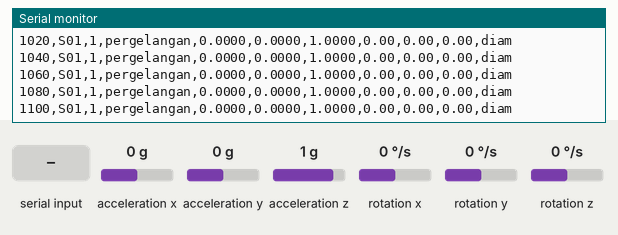
This sketch was run on a simulated ESP32. Parts: the last lines printed to the serial monitor. Wiring (inferred from the names in the program): MPU-6050 motion sensor at I2C address 0x68. The test bench sets the inputs (shaded band); at power-on: acceleration z 1 g, acceleration x 0 g, rotation x 0 °/s, acceleration y 0 g, rotation y 0 °/s, rotation z 0 °/s.

Above: at 2.2 s.
2.3 s: acceleration z set to 0 g
At 3.1 s:
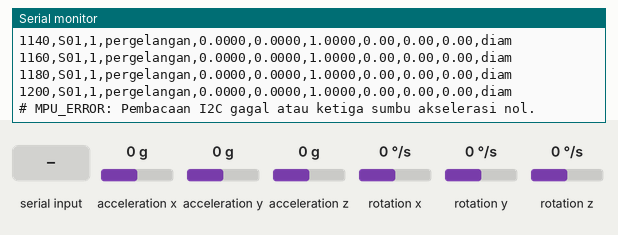
4.8 s: "d" received over Serial
At 5.4 s:
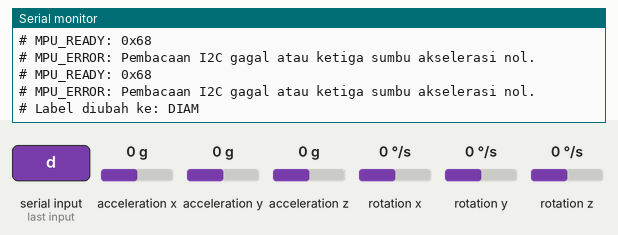
6.3 s: "j" received over Serial
At 6.49 s:
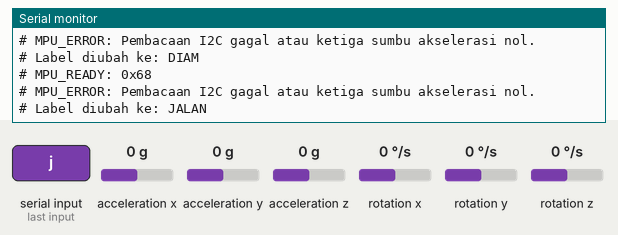
7.8 s: acceleration x set to -1.4 g
At 7.8 s:
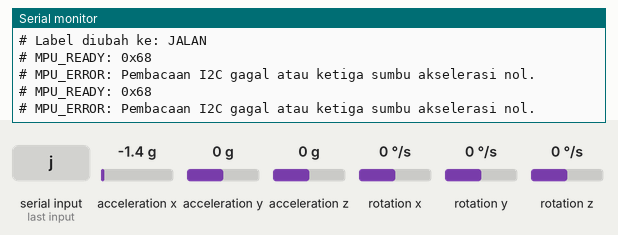
10.2 s: rotation x set to -192 °/s
At 11.0 s:
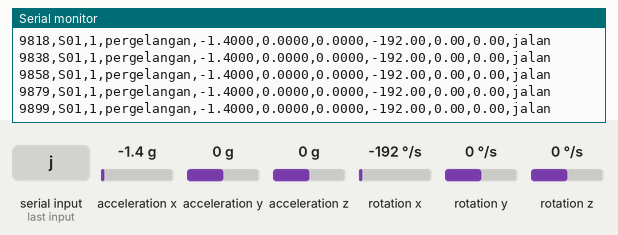
13.2 s: "l" received over Serial
At 13.8 s:
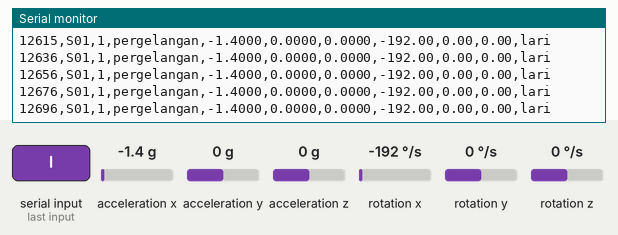

Measured:
- after the input at 4.8 s, the serial monitor: prints a new line at once (image 2)
- after the input at 6.3 s, the serial monitor: prints a new line at once (image 3)

The sketch:

ESP32_Data_Logger_MPU6050.ino
```cpp
/*
 * ======================================================================================
 * PROGRAM ESP32 DATA LOGGER SENSOR MPU-6050 (PENGAMBILAN DATA PRIMER)
 * Mata Kuliah : Edge Intelligent and Computing (CCE60306)
 * Laboratorium: CSUB - Robotic and Embedded Systems Laboratory (RESLAB FILKOM UB)
 * --------------------------------------------------------------------------------------
 * Deskripsi:
 * Program ini digunakan untuk mengambil data primer akselerometer dan giroskop dari sensor
 * MPU-6050 secara real-time pada frekuensi 50 Hz (interval 20 ms) menggunakan ESP32.
 * Data diformat dalam struktur CSV dan dikirimkan melalui Serial Monitor (Baudrate 115200).
 *
 * Pengguna dapat mengubah label aktivitas saat perekaman dengan mengirimkan karakter:
 *   - 'd' atau '0' : Label "diam"
 *   - 'j' atau '1' : Label "jalan"
 *   - 'l' atau '2' : Label "lari"
 *   - 's'          : Menghentikan / Menjeda streaming
 *
 * Konfigurasi Pin I2C ESP32:
 *   - SDA : GPIO 21
 *   - SCL : GPIO 22
 *   - VCC : 3.3V
 *   - GND : GND
 * ======================================================================================
 */

#include <Wire.h>

constexpr float ACCEL_SCALE = 8192.0f; // +/- 4g
constexpr float GYRO_SCALE = 65.5f; // +/- 500 deg/s
constexpr unsigned long SAMPLING_PERIOD_MS = 20;
constexpr unsigned long SENSOR_RETRY_INTERVAL_MS = 1000;
uint8_t mpuAddress = 0;
unsigned long lastSensorAttempt = 0;
unsigned long startTimestamp = 0;
unsigned long lastSampleTime = 0;
const char* currentLabel = "diam";
bool isLogging = true;

bool writeMPURegister(uint8_t address, uint8_t reg, uint8_t value) {
  Wire.beginTransmission(address);
  Wire.write(reg);
  Wire.write(value);
  return Wire.endTransmission() == 0;
}

bool readMPURegisters(uint8_t address, uint8_t reg, uint8_t* bytes, size_t count) {
  Wire.beginTransmission(address);
  Wire.write(reg);
  if (Wire.endTransmission(false) != 0 || Wire.requestFrom(address, count, true) != count) {
    return false;
  }
  for (size_t i = 0; i < count; ++i) {
    const int value = Wire.read();
    if (value < 0) return false;
    bytes[i] = static_cast<uint8_t>(value);
  }
  return true;
}

void setupMPU6050() {
  const uint8_t addresses[] = {0x68, 0x69};
  for (const uint8_t address : addresses) {
    uint8_t identity = 0;
    // WHO_AM_I tetap 0x68 pada kedua alamat I2C.
    if (!readMPURegisters(address, 0x75, &identity, 1) || identity != 0x68) continue;
    if (!writeMPURegister(address, 0x6B, 0x00) ||
        !writeMPURegister(address, 0x1C, 0x08) ||
        !writeMPURegister(address, 0x1B, 0x08) ||
        !writeMPURegister(address, 0x1A, 0x03)) continue;
    delay(50);
    mpuAddress = address;
    Serial.printf("# MPU_READY: 0x%02X\n", static_cast<unsigned int>(address));
    return;
  }
  Serial.println("# MPU_ERROR: MPU-6050 gagal diinisialisasi pada 0x68/0x69.");
}

int16_t readSignedWord(const uint8_t* bytes) {
  return static_cast<int16_t>((bytes[0] << 8) | bytes[1]);
}

// Membaca Data Akselerasi dan Rotasi Mentah
bool readMPU6050(float &ax, float &ay, float &az, float &gx, float &gy, float &gz) {
  uint8_t bytes[14];
  if (!readMPURegisters(mpuAddress, 0x3B, bytes, sizeof bytes)) return false;

  const int16_t x = readSignedWord(bytes);
  const int16_t y = readSignedWord(bytes + 2);
  const int16_t z = readSignedWord(bytes + 4);
  if (x == 0 && y == 0 && z == 0) return false;

  ax = x / ACCEL_SCALE;
  ay = y / ACCEL_SCALE;
  az = z / ACCEL_SCALE;
  gx = readSignedWord(bytes + 8) / GYRO_SCALE;
  gy = readSignedWord(bytes + 10) / GYRO_SCALE;
  gz = readSignedWord(bytes + 12) / GYRO_SCALE;
  return true;
}

void setup() {
  Serial.begin(115200);
  delay(1000);

  Wire.begin(21, 22, static_cast<uint32_t>(100000));
  setupMPU6050();

  Serial.println("\n=======================================================");
  Serial.println("ESP32 MPU-6050 PRIMARY DATA LOGGER - 50 HZ SAMPLING");
  Serial.println("=======================================================");
  Serial.println("Ketik karakter di Serial Monitor untuk ganti label:");
  Serial.println("  'd' -> Set Label 'diam'");
  Serial.println("  'j' -> Set Label 'jalan'");
  Serial.println("  'l' -> Set Label 'lari'");
  Serial.println("  's' -> Jeda / Lanjutkan perekaman");
  Serial.println("-------------------------------------------------------");
  Serial.println("timestamp_ms,subjek,sesi,posisi,ax,ay,az,gx,gy,gz,label");

  startTimestamp = millis();
  lastSampleTime = startTimestamp;
  lastSensorAttempt = startTimestamp;
}

void loop() {
  // Cek masukan Serial untuk kontrol label interaktif
  if (Serial.available() > 0) {
    char cmd = Serial.read();
    if (cmd == 'd' || cmd == '0') {
      currentLabel = "diam";
      Serial.println("# Label diubah ke: DIAM");
    } else if (cmd == 'j' || cmd == '1') {
      currentLabel = "jalan";
      Serial.println("# Label diubah ke: JALAN");
    } else if (cmd == 'l' || cmd == '2') {
      currentLabel = "lari";
      Serial.println("# Label diubah ke: LARI");
    } else if (cmd == 's') {
      isLogging = !isLogging;
      Serial.print("# Status Logging: ");
      Serial.println(isLogging ? "RUNNING" : "PAUSED");
    }
  }

  // Pengambilan data periodik dengan presisi 50 Hz (interval 20 ms)
  unsigned long currentMillis = millis();
  if (!isLogging) return;
  if (mpuAddress == 0) {
    if (currentMillis - lastSensorAttempt >= SENSOR_RETRY_INTERVAL_MS) {
      lastSensorAttempt = currentMillis;
      setupMPU6050();
      lastSampleTime = millis();
    }
    return;
  }
  if (currentMillis - lastSampleTime < SAMPLING_PERIOD_MS) return;
  lastSampleTime = currentMillis;

  float ax, ay, az, gx, gy, gz;
  if (!readMPU6050(ax, ay, az, gx, gy, gz)) {
    mpuAddress = 0;
    lastSensorAttempt = currentMillis;
    Serial.println("# MPU_ERROR: Pembacaan I2C gagal atau ketiga sumbu akselerasi nol.");
    return;
  }
  // Metadata contoh untuk Serial Monitor. record_dataset.py memakai isian operator.
  Serial.printf("%lu,S01,1,pergelangan,%.4f,%.4f,%.4f,%.2f,%.2f,%.2f,%s\n",
                currentMillis - startTimestamp, ax, ay, az, gx, gy, gz, currentLabel);
}
```
